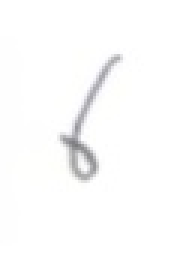
#> input picture notebook/testimg/0/6.jpg, 58 x 90 px, found by its file name (shown 3 times larger)
$ jupyter execute Untitled.ipynb   (older library calls are emulated)
#> lines starting #> are read from the running program, lines starting #| are printed output that depends on the picture; after the words box and inside, x2 and y2 are one past the last pixel; in counts of white or black regions, pixels touching at a corner belong together
[cell 1]
import matplotlib.pyplot as plt
import cv2
import numpy as np
import matplotlib.patches as patches
import random

[cell 2]
img = cv2.imread('f:/hand_writing/6.jpg', cv2.IMREAD_GRAYSCALE)
#> img: shape (90, 58); min 124, max 255, mean 251.8
plt.title('origin img')
plt.imshow(img)
plt.show()
img = 255 - img
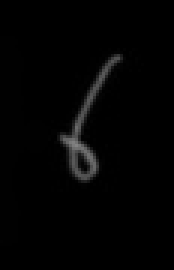
#> img: shape (90, 58) (shown 3 times larger); min 0, max 131, mean 3.2
img = (img - np.min(img)) / (np.max(img) - np.min(img))
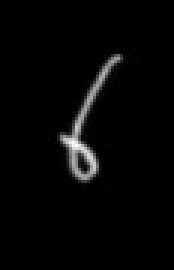
#> img: shape (90, 58) float64 (shown 3 times larger); min 0, max 1, mean 0.0245
plt.title('img')
plt.imshow(img)
plt.show()
print(img.shape)
#| (90, 58)

[cell 3]
# coding: utf-8

from collections import OrderedDict


class Region(object):
    """
    This class is used to describe a rectangle.
    It has five vars include x, y, width, height and sub_regions,
        the sub_regions is also a Region object.
    """

    def __init__(self, x=0, y=0, width=0, height=0, img=None):
        self.x = x
        self.y = y
        self.width = width
        self.height = height
        self.sub_regions = OrderedDict()
        self.img = img
        self.recognition = None
        self.result = None
        # print 'Class has been initialized', vars(self)

    def get_x(self):
        return self.x

    def get_y(self):
        return self.y

    def get_width(self):
        return self.width

    def get_height(self):
        return self.height

    def set_x(self, x):
        self.x = x

    def set_y(self, y):
        self.y = y

    def set_width(self, width):
        self.width = width

    def set_height(self, height):
        self.width = height

    def get_sub_regions(self):
        return self.sub_regions

    def add_sub_region(self, region):
        self.sub_regions.append(region)

    def get_img(self):
        return self.img

    def set_img(self, img):
        self.img = img

    def get_recognition(self):
        return self.recognition

    def set_recognition(self, reco_str):
        self.recognition = reco_str

    def get_result(self):
        return self.result

    def set_result(self, result):
        self.result = result


# test
if __name__ == '__main__':
    r = Region(10, 10, 2, 2)

[cell 4]
# [39 lines left out: functions cut, save_region_as_jpg, not called in this run]

[cell 5]
# [149 lines left out: functions read_img, remove_back, region2ndarray, get_hist, get_region_img, get_resize_padding_img and 2 more, not called in this run]

[cell 6]
# [171 lines left out: functions get_areas, get_non0_index_scope, get_min_content_area, get_area_dict, project_cut, not called in this run]

[cell 7]
img = cv2.imread('f:/hand_writing/2222.jpg')
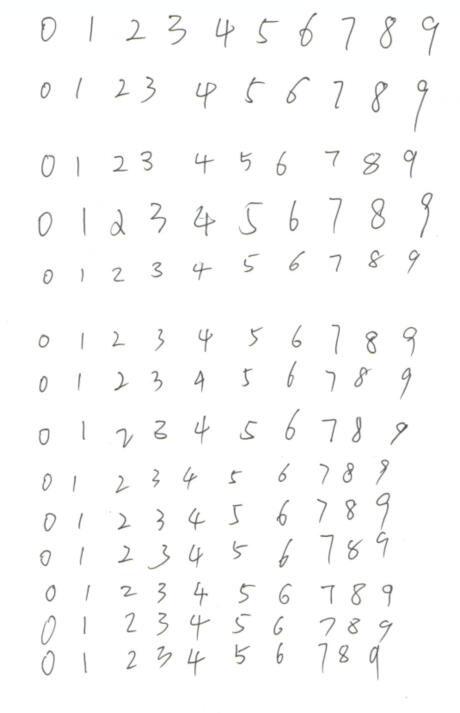
#> input picture images/2222.jpg, 460 x 713 px, found by its file name
#> img is the input picture: shape (713, 460, 3); mean B, G, R 250.8, 250.9, 250.9
img = cv2.cvtColor(img, cv2.COLOR_BGR2GRAY)
#> img: shape (713, 460)
img = 255 - img
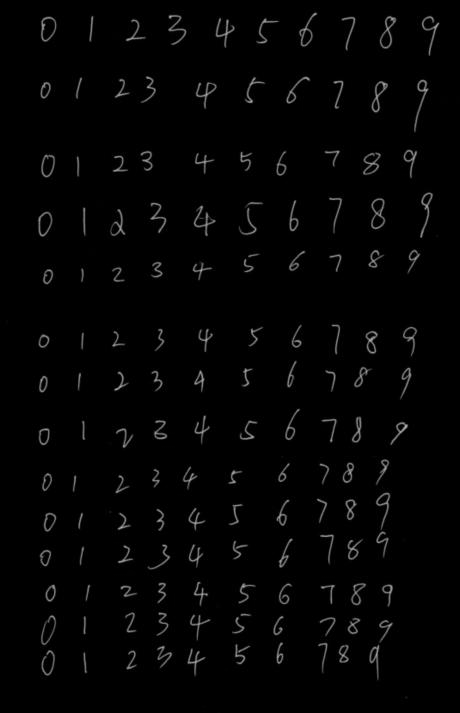
#> img: shape (713, 460); min 0, max 183, mean 4.1
img[img < 100] = 0
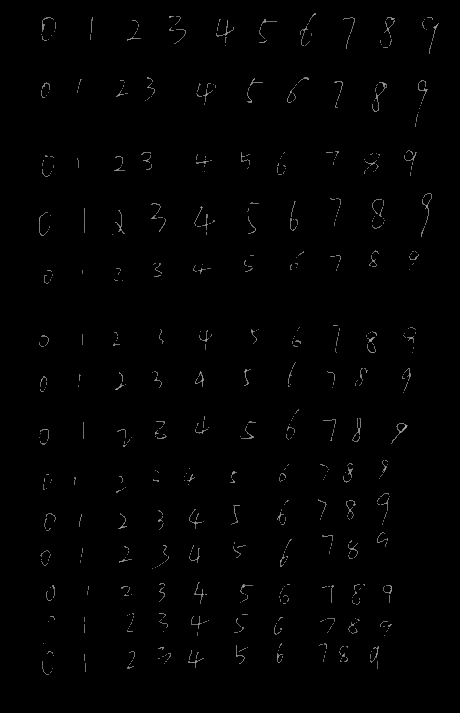
#> img: shape (713, 460); 12.34% of pixels changed, all inside (x1, y1, x2, y2) = (0, 8, 460, 713)
# img = (img - np.min(img)) / (np.max(img) - np.min(img))
plt.rcParams['figure.dpi'] = 300
plt.imshow(img)

[cell 8]
image, contours, hierarchy = cv2.findContours(img, cv2.RETR_TREE, cv2.CHAIN_APPROX_SIMPLE)
#> contours = 595 contours, 592 with area under 20; largest, box (x1, y1, x2, y2) and area: (391, 423, 408, 444) 64, (397, 423, 406, 432) 44, (372, 82, 387, 112) 21

[cell 9]
len(contours)
#> Out = 595

[cell 10]
# 遍历轮廓
for i in range(len(contours)):
    cnt = contours[i]

    # 计算该轮廓的面积
    area = cv2.contourArea(cnt)
    if area < 100:
        continue

    # 轮廓近似，作用很小
    epsilon = 0.001 * cv2.arcLength(cnt, True)
    approx = cv2.approxPolyDP(cnt, epsilon, True)

    # 找到最小有方向矩形
    minrect = cv2.minAreaRect(cnt)
    minbox = cv2.boxPoints(minrect)
    minbox = np.int0(minbox)

    # 找到最小无方向矩形
    rect = cv2.boundingRect(cnt)
    box = rect# box是四个点的坐标

    cv2.drawContours(img, [minbox], 0, (0, 255, 0), 2)
    cv2.rectangle(img, (box[0], box[1]), (box[0] + box[2], box[1] + box[3]), (255, 0, 0), 1)
#> this loop made 595 passes
#> (cnt, area) on passes 1, 2, 4: ([[51, 671], [50, 672]], 0), ([[52, 668]], 0), ([[164, 663]], 0)

cv2.namedWindow('img', cv2.WINDOW_NORMAL)
cv2.imshow('img', img)
cv2.waitKey(0)
cv2.destroyAllWindows()
